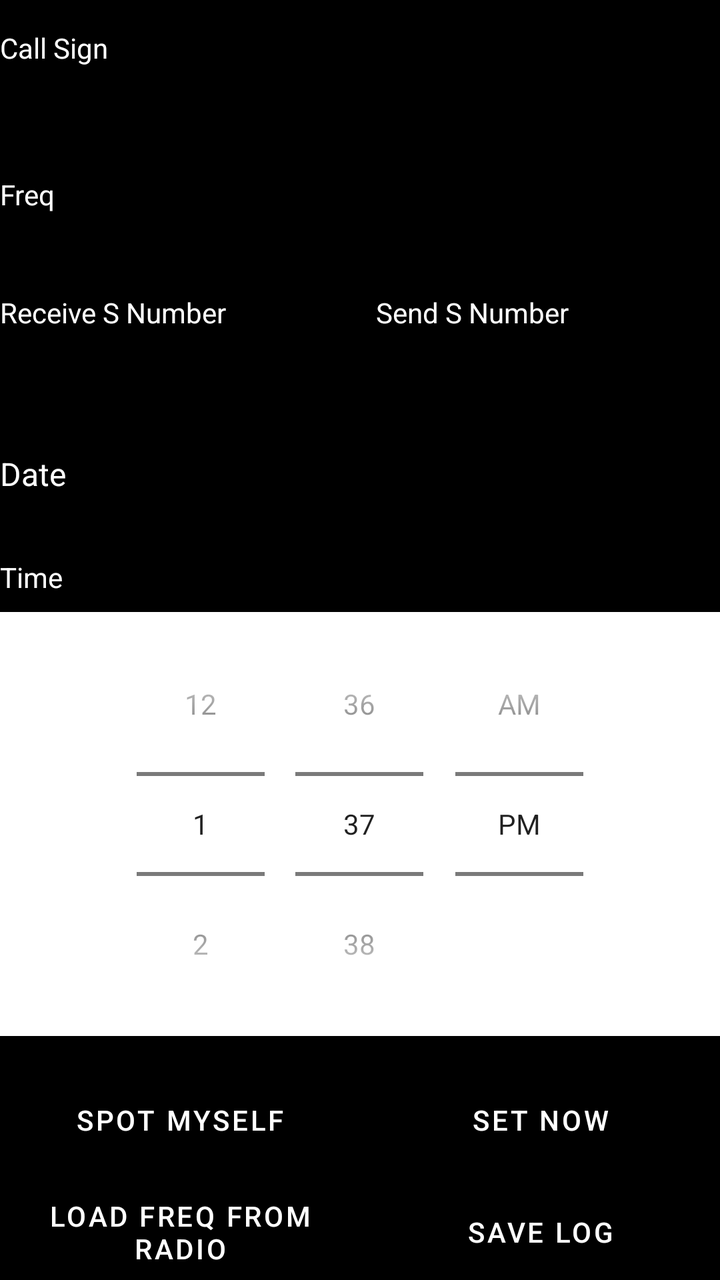
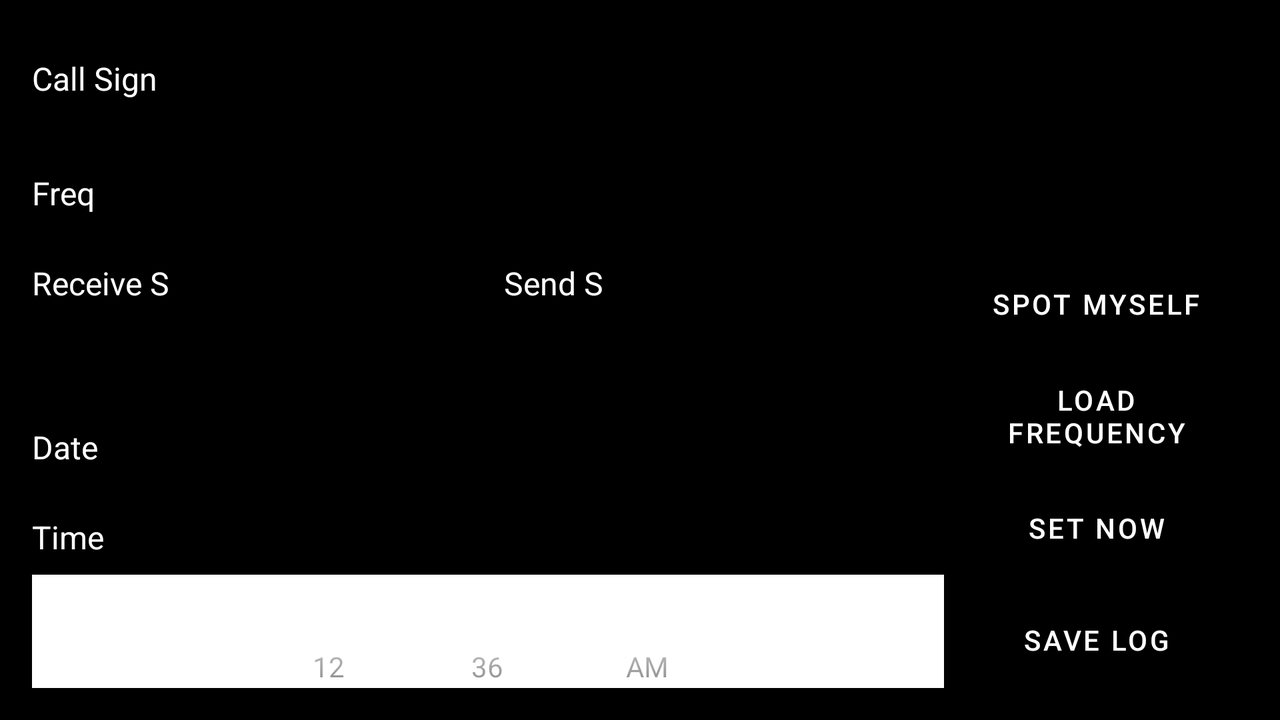

Two renders of one Android screen. The first uses the default layout on a phone; the second uses the alternative layout the repository ships for a different screen configuration, on a matching device. The two XML files are below.
<!-- AndroidManifest.xml: application theme Theme.CatController -->
<!-- res/layout/activity_cq_mode.xml -->
<LinearLayout xmlns:android="http://schemas.android.com/apk/res/android"
    android:layout_width="match_parent"
    android:layout_height="match_parent"
    android:orientation="vertical">

    
    <ScrollView
        android:layout_width="match_parent"
        android:layout_height="0dp"
        android:layout_weight="1"
        android:fillViewport="true">

        <LinearLayout
            android:layout_width="match_parent"
            android:layout_height="wrap_content"
            android:orientation="vertical">

            
            <LinearLayout
                android:layout_width="match_parent"
                android:layout_height="wrap_content"
                android:layout_marginBottom="16dp"
                android:orientation="horizontal">

                <TextView
                    android:layout_width="wrap_content"
                    android:layout_height="wrap_content"
                    android:layout_marginBottom="8dp"
                    android:text="Call Sign" />

                <EditText
                    android:id="@+id/input_callsign"
                    android:layout_width="match_parent"
                    android:layout_height="wrap_content"
                    android:layout_marginBottom="16dp"
                    android:hint="Enter Call Sign" />
            </LinearLayout>

            
            <LinearLayout
                android:layout_width="match_parent"
                android:layout_height="wrap_content"
                android:layout_marginBottom="16dp"
                android:orientation="horizontal">

                <TextView
                    android:layout_width="wrap_content"
                    android:layout_height="wrap_content"
                    android:layout_marginBottom="8dp"
                    android:text="Freq" />

                <EditText
                    android:id="@+id/input_frequecy_s"
                    android:layout_width="match_parent"
                    android:layout_height="wrap_content"
                    android:layout_marginBottom="16dp"
                    android:hint="Enter Frequency" />
            </LinearLayout>

            
            <LinearLayout
                android:layout_width="match_parent"
                android:layout_height="wrap_content"
                android:layout_marginBottom="16dp"
                android:orientation="horizontal">

                <LinearLayout
                    android:layout_width="0dp"
                    android:layout_height="wrap_content"
                    android:layout_weight="1"
                    android:orientation="vertical">

                    <TextView
                        android:layout_width="wrap_content"
                        android:layout_height="wrap_content"
                        android:layout_marginBottom="8dp"
                        android:text="Receive S Number" />

                    <Spinner
                        android:id="@+id/spinner_receive_s"
                        android:layout_width="match_parent"
                        android:layout_height="wrap_content" />
                </LinearLayout>

                <LinearLayout
                    android:layout_width="0dp"
                    android:layout_height="wrap_content"
                    android:layout_marginStart="16dp"
                    android:layout_weight="1"
                    android:orientation="vertical">

                    <TextView
                        android:layout_width="wrap_content"
                        android:layout_height="wrap_content"
                        android:layout_marginBottom="8dp"
                        android:text="Send S Number" />

                    <Spinner
                        android:id="@+id/spinner_sender_s"
                        android:layout_width="match_parent"
                        android:layout_height="wrap_content" />
                </LinearLayout>
            </LinearLayout>

            
            <LinearLayout
                android:layout_width="match_parent"
                android:layout_height="wrap_content"
                android:orientation="horizontal"
                android:layout_marginBottom="8dp">

                <TextView
                    android:layout_width="wrap_content"
                    android:layout_height="wrap_content"
                    android:layout_marginEnd="8dp"
                    android:text="Date"
                    android:textSize="16sp" />

                <EditText
                    android:id="@+id/cqeditDate"
                    android:layout_width="0dp"
                    android:layout_height="wrap_content"
                    android:layout_weight="1"
                    android:hint="Select Date"
                    android:focusable="false"
                    android:clickable="true" />
            </LinearLayout>

            
            <TextView
                android:layout_width="match_parent"
                android:layout_height="wrap_content"
                android:layout_marginTop="16dp"
                android:layout_marginBottom="8dp"
                android:text="Time" />

            <TimePicker
                android:background="@color/white"
                android:id="@+id/cqtimePicker"
                android:layout_width="match_parent"
                android:layout_height="wrap_content"
                android:timePickerMode="spinner" />

            
            <androidx.recyclerview.widget.RecyclerView
                android:id="@+id/recycler_view"
                android:layout_width="match_parent"
                android:layout_height="wrap_content"
                android:layout_marginTop="16dp" />
        </LinearLayout>
    </ScrollView>

    
    <LinearLayout
        android:layout_width="match_parent"
        android:layout_height="wrap_content"
        android:orientation="horizontal"
        android:gravity="center">

        
        <LinearLayout
            android:layout_width="0dp"
            android:layout_height="wrap_content"
            android:layout_weight="1"
            android:orientation="vertical">

            <Button
                android:id="@+id/button_spot_myself"
                android:layout_width="match_parent"
                android:layout_height="wrap_content"
                android:layout_marginBottom="8dp"
                android:backgroundTint="@color/teal_200"
                android:text="Spot Myself"
                android:textColor="@color/white" />

            <Button
                android:id="@+id/button_loadFreqFromRadio"
                android:layout_width="match_parent"
                android:layout_height="wrap_content"
                android:backgroundTint="@color/teal_200"
                android:text="Load Freq From Radio"
                android:textColor="@color/white" />
        </LinearLayout>

        
        <LinearLayout
            android:layout_width="0dp"
            android:layout_height="wrap_content"
            android:layout_weight="1"
            android:orientation="vertical">

            <Button
                android:id="@+id/cqsetNowButton"
                android:layout_width="match_parent"
                android:layout_height="wrap_content"
                android:layout_marginBottom="8dp"
                android:backgroundTint="@color/teal_200"
                android:text="Set Now"
                android:textColor="@color/white" />

            <Button
                android:id="@+id/button_SaveLog"
                android:layout_width="match_parent"
                android:layout_height="wrap_content"
                android:backgroundTint="@color/teal_200"
                android:text="Save Log"
                android:textColor="@color/white" />
        </LinearLayout>
    </LinearLayout>
</LinearLayout>
<!-- resources referenced by this layout -->
<resources>
  <color name="teal_200">#03DAC5</color>
  <color name="white">#FFFFFF</color>
  <style name="Theme.CatController" parent="Theme.MaterialComponents.DayNight.DarkActionBar">
          
          <item name="colorPrimary">@color/black</item>
          <item name="colorPrimaryVariant">@color/black</item>
          <item name="colorOnPrimary">@color/white</item>
          <item name="colorSecondary">@color/teal_200</item>
          <item name="android:windowBackground">@color/black</item>
          <item name="android:textColor">@color/white</item>
          <item name="buttonStyle">@style/DefaultButtonStyle</item>
          <item name="spinnerStyle">@style/DefaultSpinnerStyle</item>
          <item name="checkboxStyle">@style/DefaultCheckBoxStyle</item>
          <item name="editTextStyle">@style/DefaultEditTextStyle</item>
          <item name="android:itemBackground">@color/black</item>
  
          
          <item name="popupMenuStyle">@style/DefaultPopupMenuStyle</item>
  
      </style>
  <color name="black">#000000</color>
  <style name="DefaultButtonStyle" parent="Widget.MaterialComponents.Button">
          <item name="android:background">@color/grey</item> 
          <item name="android:textColor">@color/white</item> 
      </style>
  <style name="DefaultSpinnerStyle" parent="Widget.AppCompat.Spinner">
          <item name="android:popupBackground">@color/black</item> 
          <item name="android:textColor">@color/white</item> 
      </style>
  <style name="DefaultCheckBoxStyle" parent="Widget.MaterialComponents.CompoundButton.CheckBox">
          <item name="android:buttonTint">@color/white</item> 
          <item name="android:textColor">@color/white</item> 
      </style>
  <style name="DefaultEditTextStyle" parent="Widget.AppCompat.EditText">
          <item name="android:popupBackground">@color/black</item> 
          <item name="android:textColor">@color/white</item> 
      </style>
  <style name="DefaultPopupMenuStyle" parent="Widget.MaterialComponents.MaterialCalendar.Item">
          <item name="android:popupBackground">@color/black</item> 
          <item name="android:textColor">@color/white</item> 
      </style>
  <color name="grey">#808080</color>
</resources>
<!-- res/layout-land/activity_cq_mode.xml (the author's variant of the layout above) -->
<!-- drawn on the phone turned sideways -->
<LinearLayout xmlns:android="http://schemas.android.com/apk/res/android"
    android:layout_width="match_parent"
    android:layout_height="match_parent"
    android:orientation="horizontal"
    android:padding="16dp">

    
    <ScrollView
        android:layout_width="0dp"
        android:layout_height="match_parent"
        android:layout_weight="3"
        android:fillViewport="true">

        <LinearLayout
            android:layout_width="match_parent"
            android:layout_height="wrap_content"
            android:orientation="vertical">

            
            <LinearLayout
                android:layout_width="match_parent"
                android:layout_height="wrap_content"
                android:layout_marginBottom="16dp"
                android:orientation="horizontal">

                <TextView
                    android:layout_width="wrap_content"
                    android:layout_height="wrap_content"
                    android:layout_marginEnd="16dp"
                    android:text="Call Sign"
                    android:textSize="16sp" />

                <EditText
                    android:id="@+id/input_callsign"
                    android:layout_width="0dp"
                    android:layout_height="wrap_content"
                    android:layout_weight="1"
                    android:hint="Enter Call Sign" />
            </LinearLayout>

            
            <LinearLayout
                android:layout_width="match_parent"
                android:layout_height="wrap_content"
                android:layout_marginBottom="16dp"
                android:orientation="horizontal">

                <TextView
                    android:layout_width="wrap_content"
                    android:layout_height="wrap_content"
                    android:layout_marginEnd="16dp"
                    android:text="Freq"
                    android:textSize="16sp" />

                <EditText
                    android:id="@+id/input_frequecy_s"
                    android:layout_width="0dp"
                    android:layout_height="wrap_content"
                    android:layout_weight="1"
                    android:hint="Enter Frequency" />
            </LinearLayout>

            
            <LinearLayout
                android:layout_width="match_parent"
                android:layout_height="wrap_content"
                android:layout_marginBottom="16dp"
                android:orientation="horizontal">

                <LinearLayout
                    android:layout_width="0dp"
                    android:layout_height="wrap_content"
                    android:layout_weight="1"
                    android:orientation="vertical">

                    <TextView
                        android:layout_width="wrap_content"
                        android:layout_height="wrap_content"
                        android:layout_marginBottom="8dp"
                        android:text="Receive S"
                        android:textSize="16sp" />

                    <Spinner
                        android:id="@+id/spinner_receive_s"
                        android:layout_width="match_parent"
                        android:layout_height="wrap_content" />
                </LinearLayout>

                <LinearLayout
                    android:layout_width="0dp"
                    android:layout_height="wrap_content"
                    android:layout_marginStart="16dp"
                    android:layout_weight="1"
                    android:orientation="vertical">

                    <TextView
                        android:layout_width="wrap_content"
                        android:layout_height="wrap_content"
                        android:layout_marginBottom="8dp"
                        android:text="Send S"
                        android:textSize="16sp" />

                    <Spinner
                        android:id="@+id/spinner_sender_s"
                        android:layout_width="match_parent"
                        android:layout_height="wrap_content" />
                </LinearLayout>
            </LinearLayout>

            
            <LinearLayout
                android:layout_width="match_parent"
                android:layout_height="wrap_content"
                android:layout_marginBottom="16dp"
                android:orientation="horizontal">

                <TextView
                    android:layout_width="wrap_content"
                    android:layout_height="wrap_content"
                    android:layout_marginEnd="8dp"
                    android:text="Date"
                    android:textSize="16sp" />

                <EditText
                    android:id="@+id/cqeditDate"
                    android:layout_width="0dp"
                    android:layout_height="wrap_content"
                    android:layout_weight="1"
                    android:hint="Select Date"
                    android:focusable="false"
                    android:clickable="true" />
            </LinearLayout>

            
            <TextView
                android:layout_width="match_parent"
                android:layout_height="wrap_content"
                android:layout_marginBottom="8dp"
                android:text="Time"
                android:textSize="16sp" />

            <TimePicker
                android:id="@+id/cqtimePicker"
                android:background="@color/white"
                android:layout_width="match_parent"
                android:layout_height="wrap_content"
                android:timePickerMode="spinner" />
        </LinearLayout>
    </ScrollView>

    
    <LinearLayout
        android:layout_width="0dp"
        android:layout_height="match_parent"
        android:layout_weight="1"
        android:orientation="vertical">

        
        <androidx.recyclerview.widget.RecyclerView
            android:id="@+id/recycler_view"
            android:layout_width="match_parent"
            android:layout_height="0dp"
            android:layout_weight="1"
            android:layout_marginBottom="16dp" />

        
        <Button
            android:id="@+id/button_spot_myself"
            android:layout_width="match_parent"
            android:layout_height="wrap_content"
            android:layout_marginBottom="8dp"
            android:backgroundTint="@color/teal_200"
            android:text="Spot Myself"
            android:textColor="@color/white" />

        <Button
            android:id="@+id/button_loadFreqFromRadio"
            android:layout_width="match_parent"
            android:layout_height="wrap_content"
            android:layout_marginBottom="8dp"
            android:backgroundTint="@color/teal_200"
            android:text="Load Frequency"
            android:textColor="@color/white" />

        <Button
            android:id="@+id/cqsetNowButton"
            android:layout_width="match_parent"
            android:layout_height="wrap_content"
            android:layout_marginBottom="8dp"
            android:backgroundTint="@color/teal_200"
            android:text="Set Now"
            android:textColor="@color/white" />

        <Button
            android:id="@+id/button_SaveLog"
            android:layout_width="match_parent"
            android:layout_height="wrap_content"
            android:backgroundTint="@color/teal_200"
            android:text="Save Log"
            android:textColor="@color/white" />
    </LinearLayout>
</LinearLayout>
